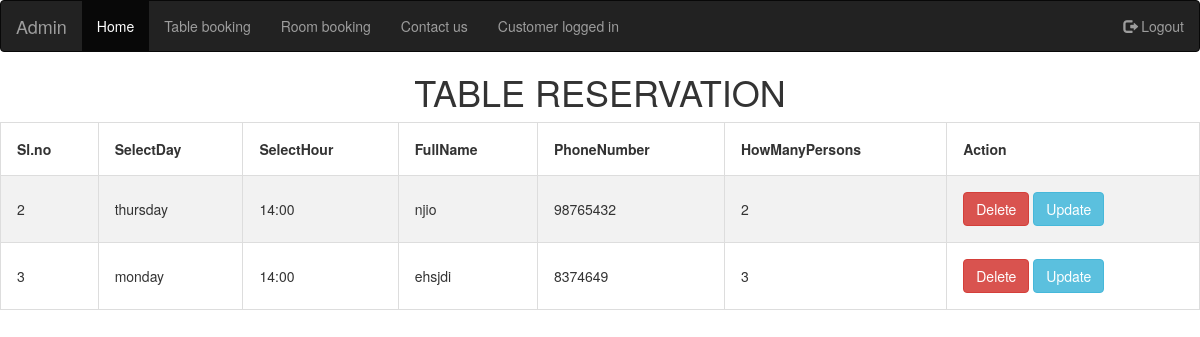
Page /table_reserve.php on the committed database.
### tables this page shows
CREATE TABLE `table_reservation` (
  `id` int(10) NOT NULL,
  `SelectDay` text NOT NULL,
  `SelectHour` varchar(10) NOT NULL,
  `FullName` varchar(20) NOT NULL,
  `PhoneNumber` int(20) NOT NULL,
  `HowManyPersons` int(10) NOT NULL,
  `BOOKTABLE` text NOT NULL
);

### table_reserve.php (the view, shortened to what this page needs)
<!DOCTYPE html>
<html>
<head>
<link rel="stylesheet" href="https://maxcdn.bootstrapcdn.com/bootstrap/3.4.1/css/bootstrap.min.css">
</head>
<body>
<nav class="navbar navbar-inverse">
  <div class="container-fluid">
    <div class="navbar-header">
      <a class="navbar-brand" href="#">Admin</a>
    </div>
    <ul class="nav navbar-nav">
    <li class="active"><a href="indexadmin.php">Home</a></li>
          <li><a href="table_reserve.php">Table booking</a></li>
          <li><a href="reservation.php">Room booking</a></li>
          <li><a href="contactdetails.php">Contact us</a></li>
          <li><a href="logindetails.php">Customer logged in</a></li>
    </ul>
    <ul class="nav navbar-nav navbar-right">
      <li><a href="adminlogout.php"><span class="glyphicon glyphicon-log-out"></span> Logout</a></li>
    </ul>
  </div>
</nav>
<h1>TABLE RESERVATION</h1>
<table border="2">
  <tr>
    <th>Sl.no</th>
    <th>SelectDay</th>
    <th>SelectHour</th>
    <th>FullName</th>
    <th>PhoneNumber</th>
    <th>HowManyPersons</th>
    <th colspan="2" align="center">Action</th>
  </tr>
  <?php
  include("connection.php");
  $query = "select * from table_reservation";
  $data = mysqli_query($conn,$query);
  $total = mysqli_num_rows($data);
  if($total!=0)
  {
    while($result=mysqli_fetch_assoc($data))
    {
     ?>
      <tr>
      <td><?php echo $result['id'];?></td>
      <td><?php echo $result['SelectDay'];?></td>
      <td><?php echo $result['SelectHour'];?></td>
      <td><?php echo $result['FullName'];?></td>
      <td><?php echo $result['PhoneNumber'];?></td>
      <td><?php echo $result['HowManyPersons'];?></td>
      <td>
      <form action="del_table.php" method="post">
          <button type="submit" name="delete_btn" class="btn btn-danger delete_btn ">Delete</button>
<form action="update_table.php" method="POST">
          <input type="hidden" name="update_id"  value="<?php echo $result['id']; ?>"><a href="update_table.php?id=<?php echo $result['id'];?>"
          <button type="submit" name="update_btn" class="btn btn-info update_btn" value="update">Update</button>
          </a>
      </form>
      </td>
      </tr>
      <?php
    }
  }
  else{
    echo "No records found";
  }
  ?>
  </table>
  </body>
</html>

### table_reserve.php (style rules this page uses)
table { border-collapse: collapse; border-spacing: 0; width: 100%; border: 1px solid #ddd; }
h1 { text-align: center; }
th, td { text-align: left; padding: 16px; }
tr:nth-child(even) { background-color: #f2f2f2; }

### rows in the picture
table_reservation: id "2", SelectDay "thursday", SelectHour "14:00", FullName "njio", PhoneNumber "98765432", HowManyPersons "2"
table_reservation: id "3", SelectDay "monday", SelectHour "14:00", FullName "ehsjdi", PhoneNumber "8374649", HowManyPersons "3"
